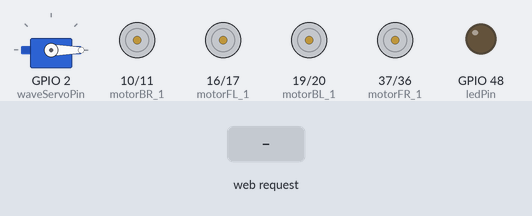
A sketch run on a simulated ESP32-S3. Parts: servo, motor-driver pin pairs drawn as motors (green arrow = first pin HIGH = forward, orange = second pin HIGH = backward, longer = more drive), output pins drawn as LEDs (lit = HIGH). Dashed ring = blinking. The test bench sets the inputs (shaded band). What the sketch prints to the serial monitor is not drawn.

Above: at 1.2 s.
1.3 s: HTTP request GET /wave received
At 1.46 s:
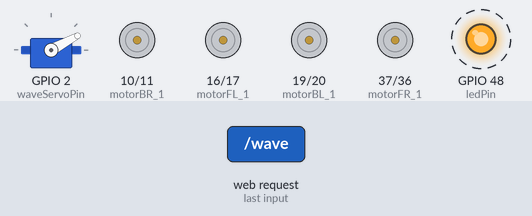
4.3 s: HTTP request GET /forward received
At 5.5 s:
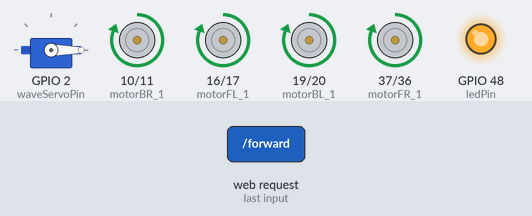
5.8 s: HTTP request GET /backward received
At 6.6 s:
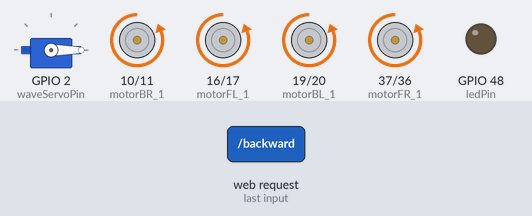
7.3 s: HTTP request GET /left received
At 7.9 s:
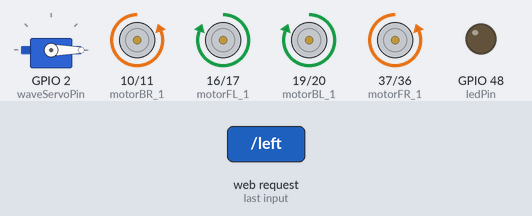
8.8 s: HTTP request GET /right received
At 10.0 s:
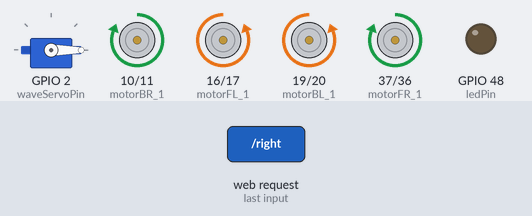
10.3 s: HTTP request GET /stop received
At 11.4 s:
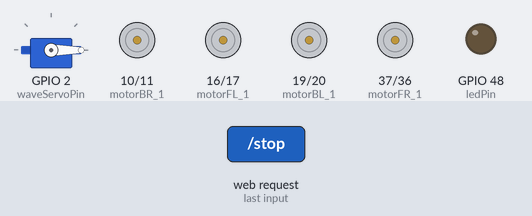
Timing chart, 0 to 12.8 s (numbered marks = the images above; inputs shaded):
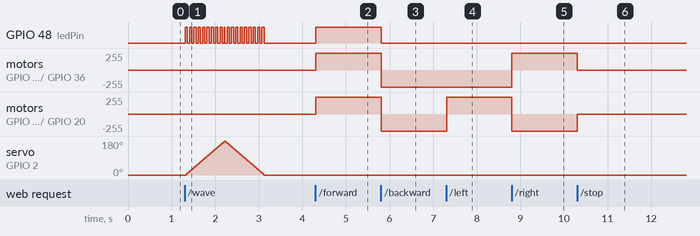

The sketch:

peashooter.ino
```cpp
#include <WiFi.h>
#include <ESP32Servo.h>

// Wi-Fi credentials
const char* ssid = "ESP32-Network";
const char* password = "Esp32-Password";

WiFiServer server(80);
String header;

// Onboard LED pin for ESP32-S3 DevKit
const int ledPin = 48;

// H-Bridge motor control pins
const int motorFL_1 = 16;
const int motorFL_2 = 17;
const int enableFL = 18;

const int motorFR_1 = 37;
const int motorFR_2 = 36;
const int enableFR = 35;

const int motorBL_1 = 19;
const int motorBL_2 = 20;
const int enableBL = 21;

const int motorBR_1 = 10;
const int motorBR_2 = 11;
const int enableBR = 12;

// Single Servo
Servo waveServo;
const int waveServoPin = 2;
bool shouldWave = false;

// PWM
const int speedPWM = 200;
const int freq = 1000;
const int resolution = 8;

// State
String driveCommand = "stop";

void setup() {
  Serial.begin(115200);

  int pins[] = {
    motorFL_1, motorFL_2, motorFR_1, motorFR_2,
    motorBL_1, motorBL_2, motorBR_1, motorBR_2
  };
  for (int i = 0; i < 8; i++) {
    pinMode(pins[i], OUTPUT);
    digitalWrite(pins[i], LOW);
  }

  pinMode(ledPin, OUTPUT);
  digitalWrite(ledPin, LOW);

  // Servo setup
  waveServo.setPeriodHertz(50);
  waveServo.attach(waveServoPin, 500, 2400);
  waveServo.write(0);

  // Wi-Fi
  WiFi.softAP(ssid, password);
  Serial.println("WiFi started");
  Serial.print("IP: "); Serial.println(WiFi.softAPIP());
  server.begin();
}

void stopMotors() {
  digitalWrite(motorFL_1, LOW); digitalWrite(motorFL_2, LOW);
  digitalWrite(motorFR_1, LOW); digitalWrite(motorFR_2, LOW);
  digitalWrite(motorBL_1, LOW); digitalWrite(motorBL_2, LOW);
  digitalWrite(motorBR_1, LOW); digitalWrite(motorBR_2, LOW);
  ledcWrite(0, 0); ledcWrite(1, 0); ledcWrite(2, 0); ledcWrite(3, 0);
}

void moveForward() {
  digitalWrite(motorFL_1, HIGH); digitalWrite(motorFL_2, LOW);
  digitalWrite(motorFR_1, HIGH); digitalWrite(motorFR_2, LOW);
  digitalWrite(motorBL_1, HIGH); digitalWrite(motorBL_2, LOW);
  digitalWrite(motorBR_1, HIGH); digitalWrite(motorBR_2, LOW);
  ledcWrite(0, speedPWM); ledcWrite(1, speedPWM); ledcWrite(2, speedPWM); ledcWrite(3, speedPWM);
}

void moveBackward() {
  digitalWrite(motorFL_1, LOW); digitalWrite(motorFL_2, HIGH);
  digitalWrite(motorFR_1, LOW); digitalWrite(motorFR_2, HIGH);
  digitalWrite(motorBL_1, LOW); digitalWrite(motorBL_2, HIGH);
  digitalWrite(motorBR_1, LOW); digitalWrite(motorBR_2, HIGH);
  ledcWrite(0, speedPWM); ledcWrite(1, speedPWM); ledcWrite(2, speedPWM); ledcWrite(3, speedPWM);
}

void turnLeft() {
  digitalWrite(motorFL_1, LOW); digitalWrite(motorFL_2, HIGH);
  digitalWrite(motorFR_1, HIGH); digitalWrite(motorFR_2, LOW);
  digitalWrite(motorBL_1, LOW); digitalWrite(motorBL_2, HIGH);
  digitalWrite(motorBR_1, HIGH); digitalWrite(motorBR_2, LOW);
  ledcWrite(0, speedPWM); ledcWrite(1, speedPWM); ledcWrite(2, speedPWM); ledcWrite(3, speedPWM);
}

void turnRight() {
  digitalWrite(motorFL_1, HIGH); digitalWrite(motorFL_2, LOW);
  digitalWrite(motorFR_1, LOW); digitalWrite(motorFR_2, HIGH);
  digitalWrite(motorBL_1, HIGH); digitalWrite(motorBL_2, LOW);
  digitalWrite(motorBR_1, LOW); digitalWrite(motorBR_2, HIGH);
  ledcWrite(0, speedPWM); ledcWrite(1, speedPWM); ledcWrite(2, speedPWM); ledcWrite(3, speedPWM);
}

void loop() {
  WiFiClient client = server.available();
  if (client) {
    String currentLine = "";
    unsigned long timeout = millis();

    while (client.connected() && millis() - timeout < 2000) {
      if (client.available()) {
        char c = client.read();
        header += c;

        if (c == '\n') {
          if (currentLine.length() == 0) {
            // Handle commands
            if (header.indexOf("GET /forward") >= 0) driveCommand = "forward";
            else if (header.indexOf("GET /backward") >= 0) driveCommand = "backward";
            else if (header.indexOf("GET /left") >= 0) driveCommand = "right";
            else if (header.indexOf("GET /right") >= 0) driveCommand = "left";
            else if (header.indexOf("GET /stop") >= 0) driveCommand = "stop";
            else if (header.indexOf("GET /wave") >= 0) shouldWave = true;

            // Send HTML UI
            client.println("HTTP/1.1 200 OK");
            client.println("Content-type:text/html");
            client.println("Connection: close");
            client.println();
            client.println("<!DOCTYPE html><html><head><meta name='viewport' content='width=device-width, initial-scale=1'>");
            client.println("<style>body { background-color: green; font-family: sans-serif; text-align: center; }");
            client.println(".button { background-color: teal; border: none; color: white; padding: 20px; font-size: 20px; margin: 10px; cursor: pointer; }</style></head><body>");
            client.println("<h1>PeaShooter</h1>");
            client.println("<p><a href='/forward'><button class='button'>FORWARD</button></a></p>");
            client.println("<p><a href='/left'><button class='button'>LEFT</button></a>");
            client.println("<a href='/right'><button class='button'>RIGHT</button></a></p>");
            client.println("<p><a href='/backward'><button class='button'>BACKWARD</button></a></p>");
            client.println("<p><a href='/stop'><button class='button'>STOP</button></a></p>");
            client.println("<p><a href='/wave'><button class='button'>WAVE</button></a></p>");
            client.println("</body></html>");
            break;
          } else {
            currentLine = "";
          }
        } else if (c != '\r') {
          currentLine += c;
        }
      }
    }
    header = "";
    client.stop();
  }

  // Drive logic + onboard LED
  if (driveCommand == "forward") {
    moveForward();
    digitalWrite(ledPin, HIGH);
  } else if (driveCommand == "backward") {
    moveBackward();
    digitalWrite(ledPin, LOW);
  } else if (driveCommand == "left") {
    turnLeft();
    digitalWrite(ledPin, LOW);
  } else if (driveCommand == "right") {
    turnRight();
    digitalWrite(ledPin, LOW);
  } else {
    stopMotors();
    digitalWrite(ledPin, LOW);
  }

  // WAVE servo sweep with LED blinking
  if (shouldWave) {
    for (int angle = 0; angle <= 180; angle++) {
      waveServo.write(angle);
      digitalWrite(ledPin, (angle % 20 < 10) ? HIGH : LOW);
      delay(5);
    }
    for (int angle = 180; angle >= 0; angle--) {
      waveServo.write(angle);
      digitalWrite(ledPin, (angle % 20 < 10) ? HIGH : LOW);
      delay(5);
    }
    digitalWrite(ledPin, LOW);
    shouldWave = false;
  }

  delay(10);
}
```

Measured:
- after the input at 1.3 s, GPIO 48 (ledPin): alternates HIGH for 0.05 s and LOW for 0.05 s, 38 changes in all, then stays LOW, starting at once; servo on GPIO 2 (waveServoPin): rises from 0° to 180° in 0.88 s, then falls to 0° in 0.91 s
- after the input at 4.3 s, GPIO 48 (ledPin): LOW → HIGH at once; motor on GPIO 10 (motorBR_1) / GPIO 11 (motorBR_2), motor on GPIO 16 (motorFL_1) / GPIO 17 (motorFL_2), motor on GPIO 19 (motorBL_1) / GPIO 20 (motorBL_2), motor on GPIO 37 (motorFR_1) / GPIO 36 (motorFR_2): stopped → forward 255/255 at once
- after the input at 5.8 s, GPIO 48 (ledPin): HIGH → LOW at once; motor on GPIO 10 (motorBR_1) / GPIO 11 (motorBR_2), motor on GPIO 16 (motorFL_1) / GPIO 17 (motorFL_2), motor on GPIO 19 (motorBL_1) / GPIO 20 (motorBL_2), motor on GPIO 37 (motorFR_1) / GPIO 36 (motorFR_2): forward 255/255 → backward 255/255 at once
- after the input at 7.3 s, motor on GPIO 16 (motorFL_1) / GPIO 17 (motorFL_2), motor on GPIO 19 (motorBL_1) / GPIO 20 (motorBL_2): backward 255/255 → forward 255/255 at once
- after the input at 8.8 s, motor on GPIO 10 (motorBR_1) / GPIO 11 (motorBR_2), motor on GPIO 37 (motorFR_1) / GPIO 36 (motorFR_2): backward 255/255 → forward 255/255 at once; motor on GPIO 16 (motorFL_1) / GPIO 17 (motorFL_2), motor on GPIO 19 (motorBL_1) / GPIO 20 (motorBL_2): forward 255/255 → backward 255/255 at once
- after the input at 10.3 s, motor on GPIO 10 (motorBR_1) / GPIO 11 (motorBR_2), motor on GPIO 37 (motorFR_1) / GPIO 36 (motorFR_2): forward 255/255 → stopped at once; motor on GPIO 16 (motorFL_1) / GPIO 17 (motorFL_2), motor on GPIO 19 (motorBL_1) / GPIO 20 (motorBL_2): backward 255/255 → stopped at once
